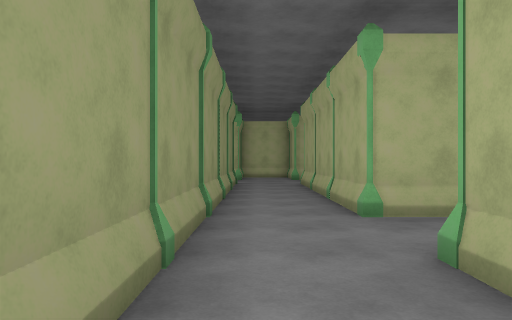
View 1 (above)

24 first-person views from a walk through a 3-D level made in the Unity game engine. The camera is 1.4 m above the floor, looks level and sees 70° across. The floor is counted in squares, 2 m on a side. Each view is taken from the middle of a square. On the plan, view 1 faces up. The plan holds only what a view shows up to about 11 squares ahead; the rest is blank. The place goes on beyond the plan. The player is left out.

View 2
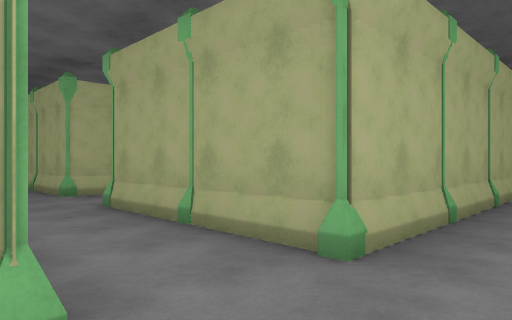

View 3
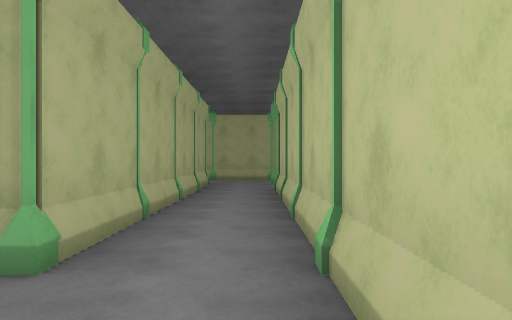

View 4
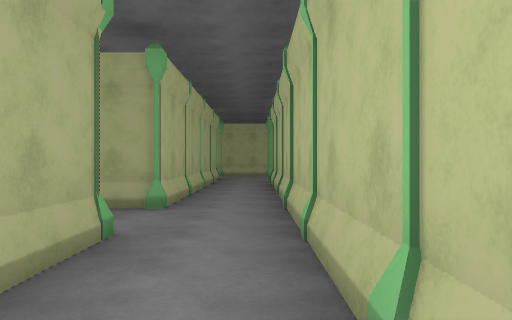

View 5
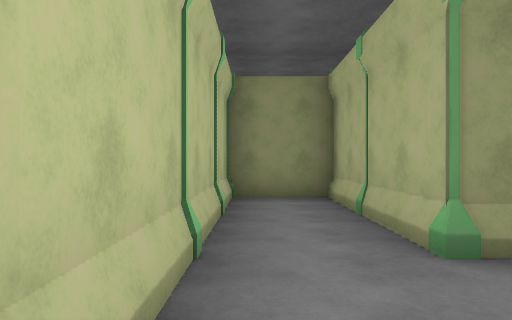

View 6
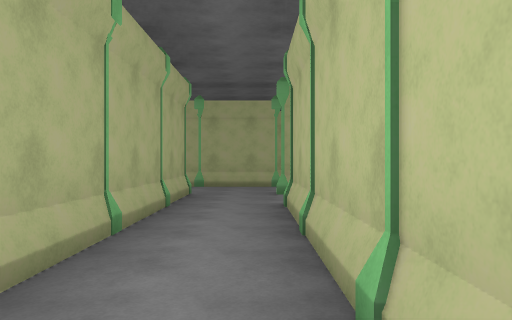

View 7
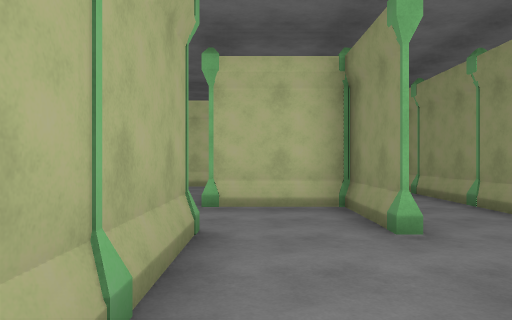

View 8
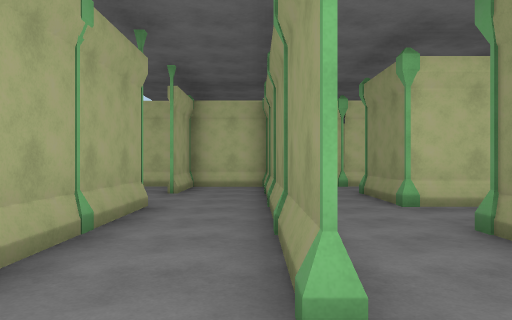

View 9
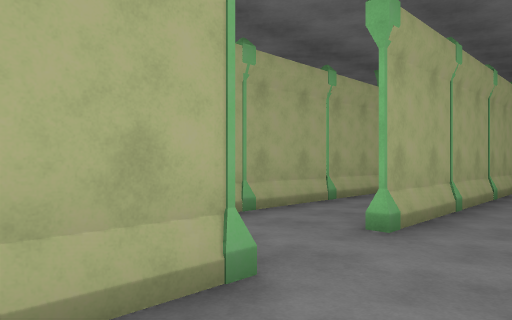

View 10
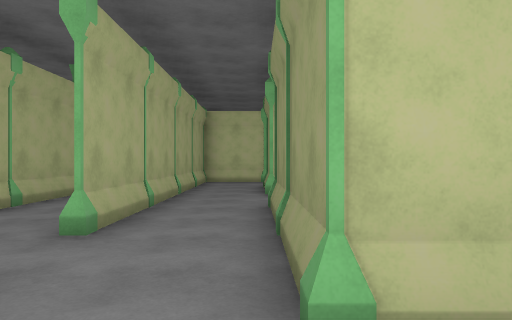

View 11
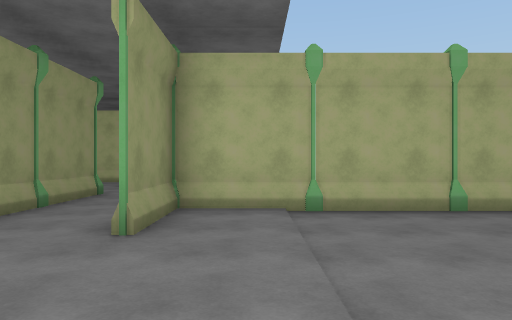

View 12
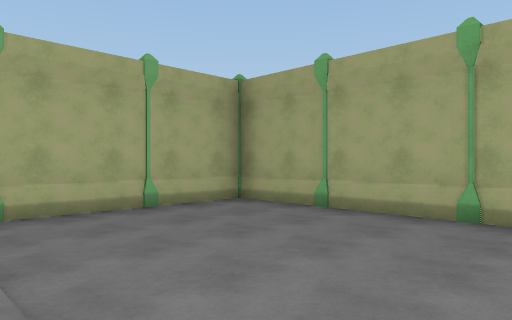

View 13
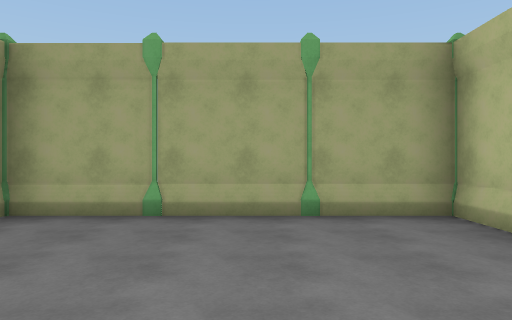

View 14
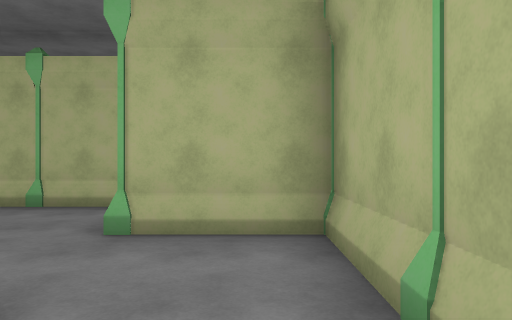

View 15
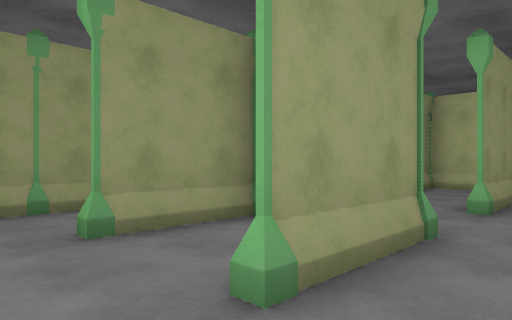

View 16
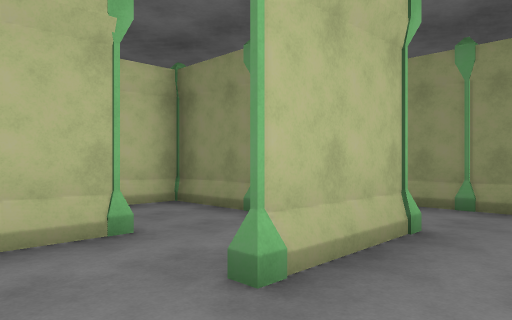

View 17
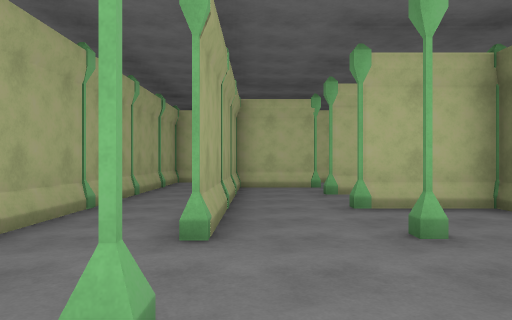

View 18
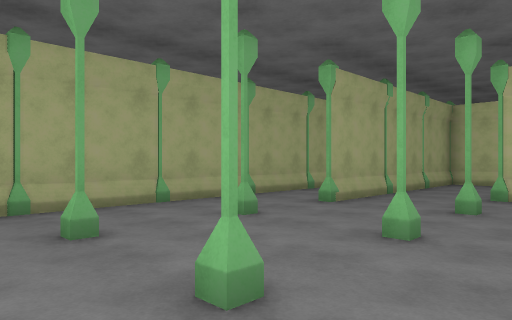

View 19
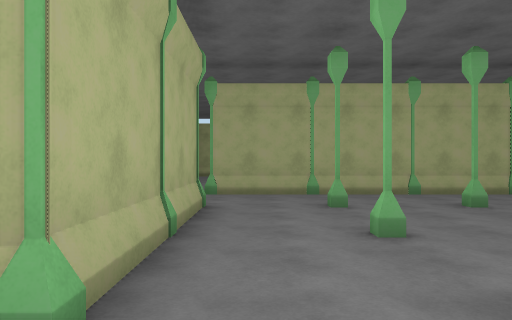

View 20
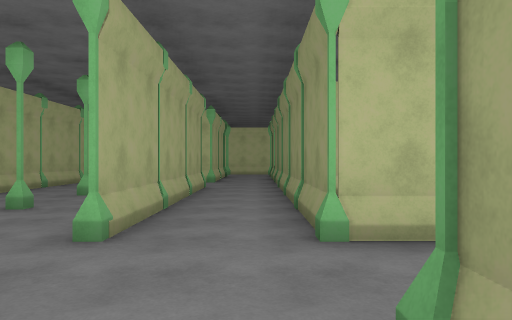

View 21
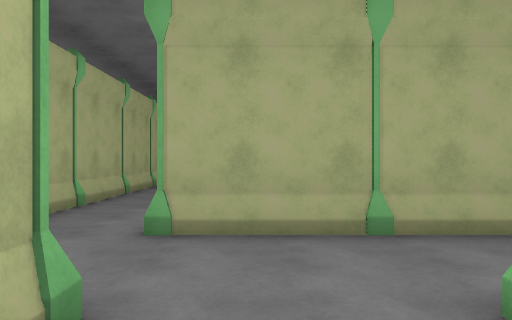

View 22
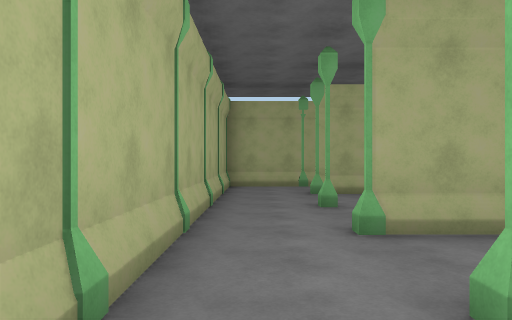

View 23
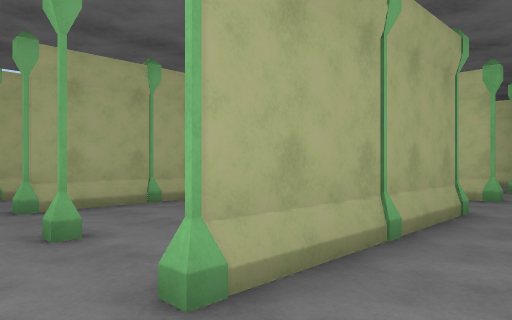

View 24
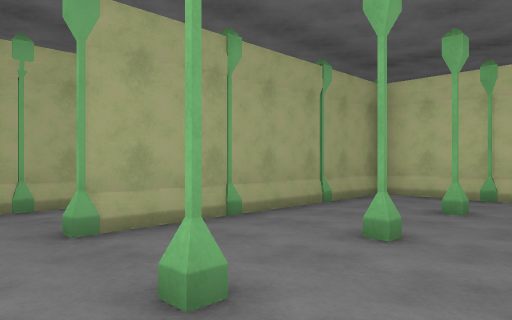

### Floor plan
Points are (right, up) in squares from view 1. A wall is a line through its corners. A room is listed if a view was taken in it or the views show most of it. See-through windows are left out.
Room 1 (views 1, 2, 3, 4, 5, 6)
walls: (1.5, -1.5) (2.5, -1.5); (-0.7, -1) (-0.7, -1.6) (-4.8, -1.6) (-4.8, -3.5) (5.4, -3.5); (5.6, -1.6) (1.4, -1.6); (1.4, 0.4) (1.4, 2.5); (7.6, -4.6) (7.6, -7.6); (-0.7, 2.4) (-0.7, 0.9)
ways out: opening at (8.5, -8.5) to room 2; opening at (9, -5) to room 2; opening at (1.5, 1.5) to room 4; opening at (4.5, -3) to room 4
objects: pillar (-3, -4); pillar (-3, -2); pillar (-1, -4); pillar (-1, -2); pillar (-1, 2); pillar (1, -4); pillar (1, -3); pillar (1, -2); pillar (1, -1); pillar (1, 0); pillar (3, -4); pillar (3, -2); pillar (3, 1); pillar (6, -4); pillar (8, -8); pillar (8, -6); pillar (10, -6)
Room 2 (views 7, 11, 12, 13, 14, 15)
walls: (15.7, -5.6) (15.7, -2.4); (15.8, -4.5) (15.8, -5.6); (13.6, -9) (13.6, -1.5); (11.7, -6.4) (11.7, -7.6); (15.7, -9.5) (15.7, -7.6); (13.7, -2.5) (13.7, -9.4); (10.5, -5.6) (11.6, -5.6); (9.6, -6.5) (9.6, -7.6); (11.7, -1.6) (11.7, -3.5) (11.7, -0.9); (9.6, -4.4) (9.6, -5.5); (21.2, -3.6) (15.7, -3.6); (9.5, -1.6) (7.5, -1.6); (21.9, -9.5) (21.9, -4.5); (9.6, 0.5) (9.6, -0.1)
ways out: opening at (8.5, -8.5) to room 1; opening at (9, -5) to room 1; opening at (13, -2) to room 3; opening at (15, -3) to room 3; opening at (8, -2.5) to room 4
objects: pillar (8, -4); pillar (8, -2); pillar (10, -8); pillar (10, -4); pillar (10, -2); pillar (12, -8); pillar (12, -6); pillar (12, -4); pillar (12, -2); pillar (14, -8); pillar (14, -6); pillar (14, -4); pillar (16, -4); pillar (18, -4); pillar (20, -4); pillar (22, -8); pillar (22, -6); pillar (22, -4)
Room 3 (views 8, 9, 10)
walls: (13.7, -1.5) (13.7, -2.5); (15.7, -0.6) (15.7, 0.5) (14.5, 0.5); (13, 2.6) (11, 2.6); (10.9, 0.6) (11.7, 0.6) (11.7, -1.6)
ways out: opening at (13, -2) to room 2; opening at (15, -3) to room 2; opening at (11, 2) to room 4
objects: pillar (12, 1); pillar (12, 3); pillar (14, -1); pillar (14, 1); pillar (16, -2) to (16, -1)
Room 4 (views 16, 17, 18, 19, 20, 21, 22, 23, 24)
walls: (9.5, 9.5) (9.5, 12.6); (11.2, 6.7) (13.5, 6.7); (5.5, 12.9) (1.5, 12.9); (13.6, 7.5) (13.6, 12.7); (2.5, 4.6) (1.4, 4.6); (1.4, 5.4) (1.4, 10.7); (1.5, 4.6) (2.6, 4.6); (15.7, 12) (15.7, 14.5); (-0.7, 10.5) (-0.7, 2.4); (1.4, 2.5) (2.6, 2.5); (15.4, 14.8) (7, 14.8); (7.5, -0.4) (7.5, 12.5); (3.5, 0.6) (5.5, 0.6) (5.5, 6.7); (7.5, -1.6) (5.6, -1.6); (5.4, -3.5) (7.4, -3.5)
ways out: opening at (1.5, 1.5) to room 1; opening at (4.5, -3) to room 1; opening at (8, -2.5) to room 2; opening at (11, 2) to room 3; opening at (6, 14)
objects: pillar (-1, 7); pillar (-1, 11); pillar (-1, 13); pillar (1, 3); pillar (1, 5); pillar (1, 7); pillar (1, 9); pillar (1, 11); pillar (1, 13); pillar (3, 2); pillar (3, 5); pillar (3, 7); pillar (3, 9); pillar (3, 11); pillar (3, 13); pillar (6, -2); other object (6, 1); pillar (6, 3); pillar (6, 5); pillar (6, 7); pillar (6, 9); pillar (6, 11); pillar (6, 13); pillar (7, 1); other object (8, 1); pillar (8, 3); pillar (8, 5); pillar (8, 7); pillar (8, 9); pillar (8, 11); pillar (8, 13); pillar (8, 15); other object (10, 1); other object (10, 5); pillar (10, 7); pillar (10, 9); pillar (10, 11); pillar (10, 13); pillar (10, 15); pillar (12, 7); pillar (12, 9); pillar (12, 11); pillar (12, 13); pillar (12, 15); other object (14, 7); pillar (14, 9); pillar (14, 11); pillar (14, 13); pillar (14, 15); pillar (16, 13)

Where each view was taken, in squares from view 1:
view 1: 0 up, 0 right, facing up
view 2: 3 down, 1 left, facing up-right
view 3: 3 down, 1 left, facing right
view 4: 3 down, 4 left, facing right
view 5: 3 down, 2 right, facing left
view 6: 3 down, 2 right, facing right
view 7: 0 up, 11 right, facing down
view 8: 0 up, 14 right, facing down
view 9: 2 up, 12 right, facing down-right
view 10: 2 up, 12 right, facing down
view 11: 9 down, 17 right, facing up
view 12: 9 down, 17 right, facing up-right
view 13: 7 down, 17 right, facing right
view 14: 3 down, 15 right, facing up
view 15: 9 down, 13 right, facing up-left
view 16: 4 up, 5 right, facing down-left
view 17: 10 up, 5 right, facing down
view 18: 12 up, 2 right, facing down-right
view 19: 12 up, 0 right, facing right
view 20: 14 up, 0 right, facing down
view 21: 12 up, 4 right, facing right
view 22: 14 up, 6 right, facing right
view 23: 14 up, 8 right, facing down-right
view 24: 14 up, 10 right, facing down-right
